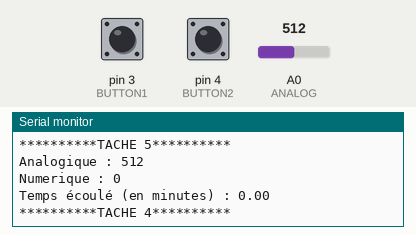
Simulated run of this sketch. Board: Arduino Uno, built with avr-gcc and run on an emulated ATmega328P. On the bench: the last lines printed to the serial monitor. The inputs (shaded band) are chosen by the test bench; at power-on: A0 (ANALOG) = 512, pin 3 (BUTTON1) LOW, pin 4 (BUTTON2) LOW.

Above: at 0.8 s.
0.9 s: A0 (ANALOG) set to 716
At 1.4 s:
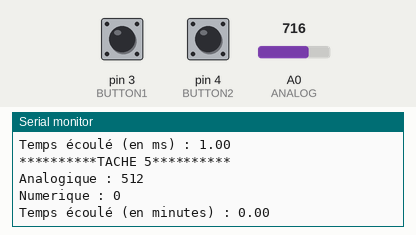
2.4 s: pin 3 (BUTTON1) pulled HIGH for 0.85 s
4.7 s: A0 (ANALOG) set to 900
At 5.4 s:
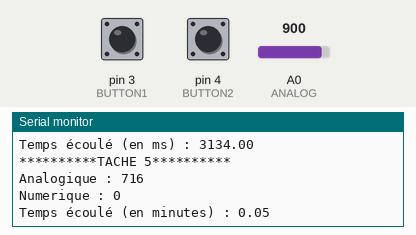
Timing chart, 0 to 7.7 s (numbered marks = the images above; inputs shaded):
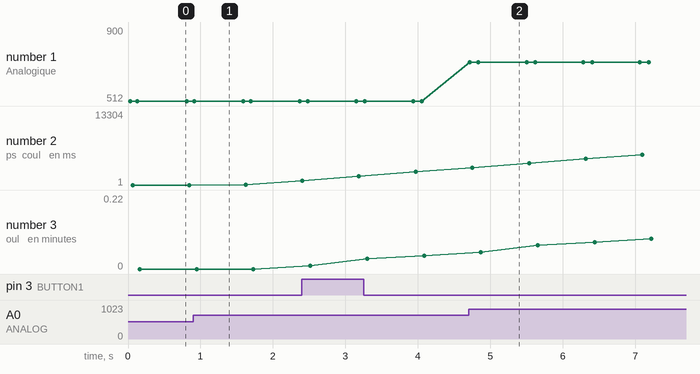

Measured:
- plotted number 1: 512 → 900 after the input at 4.7 s

The sketch:

code_projet_rtos.ino
```cpp
//Projet RTOS - Raphaël GANDUS - ING2 Instrumentation - 2022

//Importation des librairies
#include <Arduino_FreeRTOS.h>
#include "queue.h"
#include "semphr.h"
#include "task.h"

//Attribution des ports
#define BUTTON1 3
#define BUTTON2 4
#define ANALOG A0

// Priorités auxquelles les tâches sont créées
#define PRIORITY_TASK_1  (tskIDLE_PRIORITY+1)
#define PRIORITY_TASK_2  (tskIDLE_PRIORITY+1)
#define PRIORITY_TASK_3  (tskIDLE_PRIORITY+2)
#define PRIORITY_TASK_4  (tskIDLE_PRIORITY+2)
#define PRIORITY_TASK_5  (tskIDLE_PRIORITY+3) //Priorité la plus élevée car nécessite des données de toutes les autres tâches

//Déclaration des queues
QueueHandle_t SendToTask3_1;
QueueHandle_t SendToTask3_2;
QueueHandle_t SendToTask4;
QueueHandle_t SendToTask5;

//Déclaration du sémaphore
SemaphoreHandle_t sem;

//Déclaration de la structure pour les tâches 3, 4 et 5
typedef struct valeurCapteurs
{
    int analogique;
    int numerique;
    double tempsEnMillisecondes;
}valeurCapteurs;


void setup()
{
  //Initialisation
  Serial.begin(9600);       //Port communication série

  //Etat des ports
  pinMode(BUTTON1, INPUT);
  pinMode(BUTTON2, INPUT);
  pinMode(ANALOG, INPUT);

  //Initialisation du sémaphore
  sem = xSemaphoreCreateBinary();

  //Création des queues
  SendToTask3_1 = xQueueCreate(1, sizeof(int)); //File d'attente pour envoyer des données de la tâche 1 à la tâche 3
  SendToTask3_2 = xQueueCreate(1, sizeof(int)); //File d'attente pour envoyer des données de la tâche 2 à la tâche 3
  SendToTask4 = xQueueCreate(1, sizeof(valeurCapteurs)); //File d'attente pour envoyer des données de la tâche 3 à la tâche 4
  SendToTask5 = xQueueCreate(1, sizeof(valeurCapteurs)); //File d'attente pour envoyer des données de la tâche 4 à la tâche 5

  //Création des tâches
  xTaskCreate(tache1, "tache1", 1000, NULL, PRIORITY_TASK_1, NULL);   //Tâche 1
  xTaskCreate(tache2, "tache2", 1000, NULL, PRIORITY_TASK_2, NULL);   //Tâche 2
  xTaskCreate(tache3, "tache3", 1000, NULL, PRIORITY_TASK_3, NULL);   //Tâche 3
  xTaskCreate(tache4, "tache4", 1000, NULL, PRIORITY_TASK_4, NULL);   //Tâche 4
  xTaskCreate(tache5, "tache5", 1000, NULL, PRIORITY_TASK_5, NULL);   //Tâche 5

  //Appel de l'ordonnanceur
  vTaskStartScheduler();
}

void tache1(void* pvParameters) //Fonction pour la tâche 1 : lit la valeur du potentiometre et l'envoie à la tâche 3
{
    while (1)
  {
    int analogValue = analogRead(ANALOG);

    xQueueSend(SendToTask3_1, &analogValue, portMAX_DELAY); //File pour envoyer à la tâche 3
  }
}

void tache2(void* pvParameters) //Fonction pour la tâche 2 : calcule la résultante de l'addition des deux valeurs des deux entrées numérique 3 et 4 et l'envoie à la tâche 3
{
  while(1)
  {
    int button1State = digitalRead(BUTTON1);
    int button2State = digitalRead(BUTTON2);
    int digitalValue = button1State + button2State;

    xQueueSend(SendToTask3_2, &digitalValue, portMAX_DELAY); //File pour envoyer à la tâche 3
  }
}

void tache3(void* pvParameters) //Fonction pour la tâche 3 : réception des données des tâches 1 et 2, stockage dans une structure et envoi de la structure à la tâche 4
{
  while(1)
  {
    double startTime = millis();

    valeurCapteurs structValeurs;
    int receivedAnalogValue;
    int receivedDigitalValue;

    xQueueReceive(SendToTask3_1, &receivedAnalogValue, portMAX_DELAY); //Réception donnée de la tâche 1
    xQueueReceive(SendToTask3_2, &receivedDigitalValue, portMAX_DELAY); //Réception donnée de la tâche 2

    structValeurs.analogique = receivedAnalogValue;
    structValeurs.numerique = receivedDigitalValue;
    structValeurs.tempsEnMillisecondes = startTime;

    xQueueSend(SendToTask4, &structValeurs, portMAX_DELAY); //Envoi de la structure à la tâche 4
  }
}

void tache4(void* pvParameters)   //Fonction pour la tâche 4 : reçoit la structure de la tâche 3, affiche la structure et la renvoie à la tâche 5
{
  while(1)
  {
    valeurCapteurs structValeurs;
    xQueueReceive(SendToTask4, &structValeurs, portMAX_DELAY); //Réception de la structure de la tâche 3

    //Affichage sur le port série
    Serial.println("**********TACHE 4**********");
    Serial.print("Analogique : ");
    Serial.println(structValeurs.analogique);
    Serial.print("Numerique : ");
    Serial.println(structValeurs.numerique);
    Serial.print("Temps écoulé (en ms) : ");
    Serial.println(structValeurs.tempsEnMillisecondes);

    xQueueSend(SendToTask5, &structValeurs, portMAX_DELAY); //Envoi de la structure à la tâche 5

    xSemaphoreGive(sem);  //Ouverture du sémaphore pour débloquer la tâche 5

    //Temporisation
    vTaskDelay(50);
  }
}

void tache5(void* pvParameters)   //Fonction pour la tâche 5 : reçoit la structure de la tâche 4, transforme la valeur du temps en minutes, et affiche la nouvelle structure
{
  while(1)
  {
    xSemaphoreTake(sem,portMAX_DELAY); // Attente sur sémaphore (ouvert par la tâche 4)

    valeurCapteurs structValeurs;

    xQueueReceive(SendToTask5, &structValeurs, portMAX_DELAY); //Réception de la structure de la tâche 4

    //Conversion du temps (en ms) en minutes
    structValeurs.tempsEnMillisecondes = structValeurs.tempsEnMillisecondes*(0.001/60);


    //Affichage sur le port série
    Serial.println("**********TACHE 5**********");
    Serial.print("Analogique : ");
    Serial.println(structValeurs.analogique);
    Serial.print("Numerique : ");
    Serial.println(structValeurs.numerique);
    Serial.print("Temps écoulé (en minutes) : ");
    Serial.println(structValeurs.tempsEnMillisecondes);

    //Temporisation
    vTaskDelay(50);
  }
}


void loop()
{
  //Rien dans cette fonction
}
```
